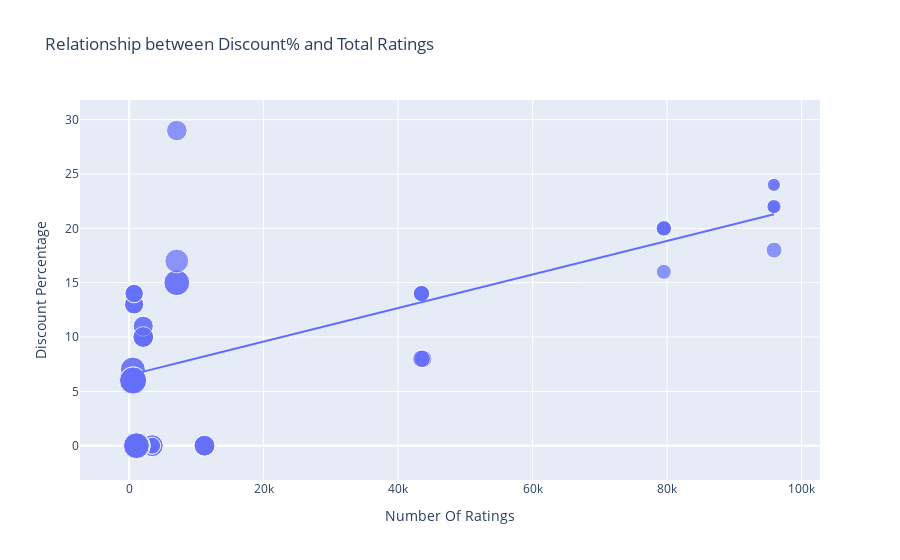

The cell this chart's notebook holds for it:
### Code cell
# Creating scatter plot to find the relationship betweem discount% and total ratinga
figure = px.scatter(data_frame = data, x = "Number Of Ratings",
                    y = "Discount Percentage", size = "Sale Price", trendline ="ols",
                    title = "Relationship between Discount% and Total Ratings") 
figure.show()

### Figure 1 — Plotly figure (JSON) as saved in the notebook; plotly's stock layout.template omitted (floating-point values rounded to 4 significant figures)
{"data": [{"hovertemplate": "Number Of Ratings=%{x}<br>Discount Percentage=%{y}<br>Sale Price=%{marker.size}<extra></extra>", "legendgroup": "", "marker": {"color": "#636efa", "size": [49900, 84900, 84900, 77000, 77000, 49900, 49900, 77000, 89900, 41999, 39999, 41999, 41999, 41999, 131900, 117100, 131900, 117100, 74999, 117900, 117100, 117900, 99900, 44999, 140900, 130900, 64900, 120900, 59900, 75900, 110900, 130900, 120900, 64900, 64900, 75900, 75900, 120900, 59900, 120900, 75900, 140900, 70900, 70900, 75900, 59900, 110900, 120900, 130900, 130900, 54999, 54999, 29999, 34999, 34999, 34999, 54999, 29999, 46999, 46999, 46999, 46999], "sizemode": "area", "sizeref": 352.2, "symbol": "circle"}, "mode": "markers", "name": "", "orientation": "v", "showlegend": false, "type": "scatter", "x": [3431, 3431, 3431, 11202, 11202, 3431, 3431, 11202, 1454, 79512, 79512, 79582, 79512, 79512, 1078, 1078, 1078, 1078, 7088, 7088, 1078, 7088, 7081, 95909, 542, 580, 740, 545, 740, 2101, 545, 580, 580, 730, 730, 2101, 2101, 580, 740, 580, 2092, 545, 2101, 2092, 2101, 740, 545, 580, 580, 580, 43707, 43707, 95807, 95909, 95807, 95909, 43470, 95909, 43470, 43470, 43470, 43470], "xaxis": "x", "y": [0, 0, 0, 0, 0, 0, 0, 0, 0, 20, 16, 20, 20, 20, 0, 0, 0, 0, 29, 15, 0, 15, 17, 18, 6, 6, 13, 6, 14, 10, 7, 6, 6, 13, 13, 10, 10, 6, 14, 6, 10, 6, 11, 11, 10, 14, 7, 6, 6, 6, 8, 8, 24, 22, 22, 22, 8, 24, 14, 14, 14, 14], "yaxis": "y"}, {"hovertemplate": "<b>OLS trendline</b><br>Discount Percentage = 0.000154292 * Number Of Ratings + 6.49233<br>R<sup>2</sup>=0.468988<br><br>Number Of Ratings=%{x}<br>Discount Percentage=%{y} <b>(trend)</b><extra></extra>", "legendgroup": "", "marker": {"color": "#636efa", "symbol": "circle"}, "mode": "lines", "name": "", "showlegend": false, "type": "scatter", "x": [542, 545, 545, 545, 545, 580, 580, 580, 580, 580, 580, 580, 580, 730, 730, 740, 740, 740, 740, 1078, 1078, 1078, 1078, 1078, 1454, 2092, 2092, 2101, 2101, 2101, 2101, 2101, 3431, 3431, 3431, 3431, 3431, 7081, 7088, 7088, 7088, 11202, 11202, 11202, 43470, 43470, 43470, 43470, 43470, 43707, 43707, 79512, 79512, 79512, 79512, 79582, 95807, 95807, 95909, 95909, 95909, 95909], "xaxis": "x", "y": [6.576, 6.576, 6.576, 6.576, 6.576, 6.582, 6.582, 6.582, 6.582, 6.582, 6.582, 6.582, 6.582, 6.605, 6.605, 6.607, 6.607, 6.607, 6.607, 6.659, 6.659, 6.659, 6.659, 6.659, 6.717, 6.815, 6.815, 6.816, 6.816, 6.816, 6.816, 6.816, 7.022, 7.022, 7.022, 7.022, 7.022, 7.585, 7.586, 7.586, 7.586, 8.221, 8.221, 8.221, 13.2, 13.2, 13.2, 13.2, 13.2, 13.24, 13.24, 18.76, 18.76, 18.76, 18.76, 18.77, 21.27, 21.27, 21.29, 21.29, 21.29, 21.29], "yaxis": "y"}], "layout": {"legend": {"itemsizing": "constant", "tracegroupgap": 0}, "title": {"text": "Relationship between Discount% and Total Ratings"}, "xaxis": {"anchor": "y", "domain": [0, 1], "title": {"text": "Number Of Ratings"}}, "yaxis": {"anchor": "x", "domain": [0, 1], "title": {"text": "Discount Percentage"}}}}
